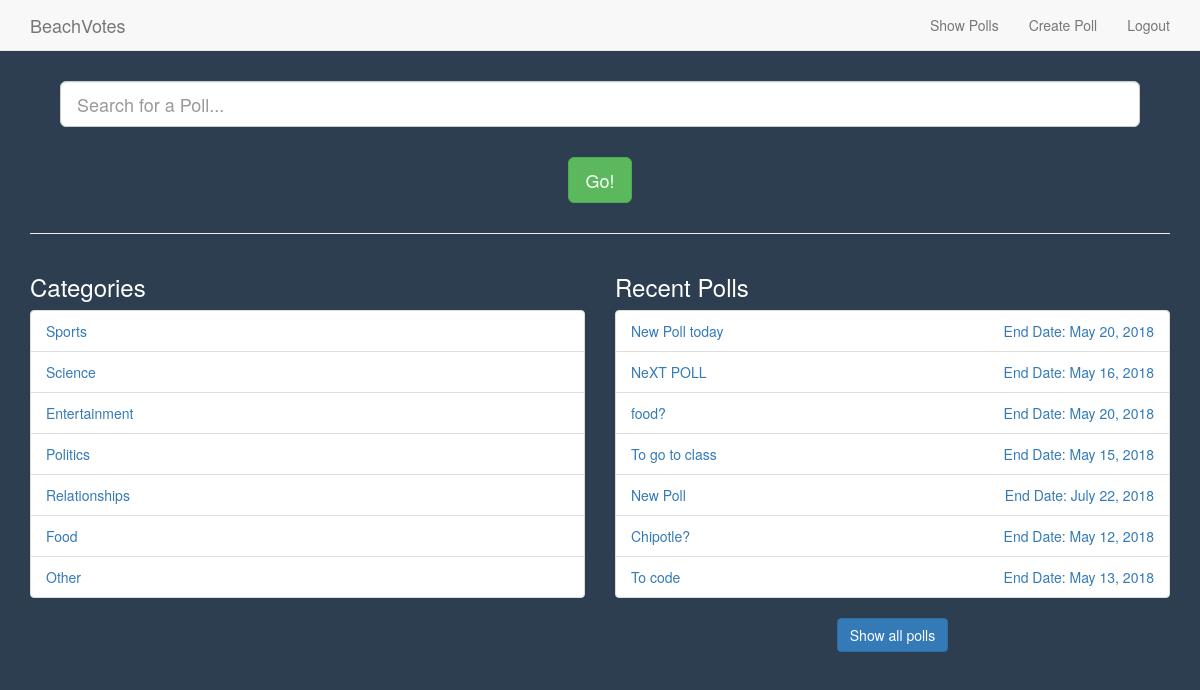
/poll/show_polls (signed in), run on an earlier commit of the app's database.
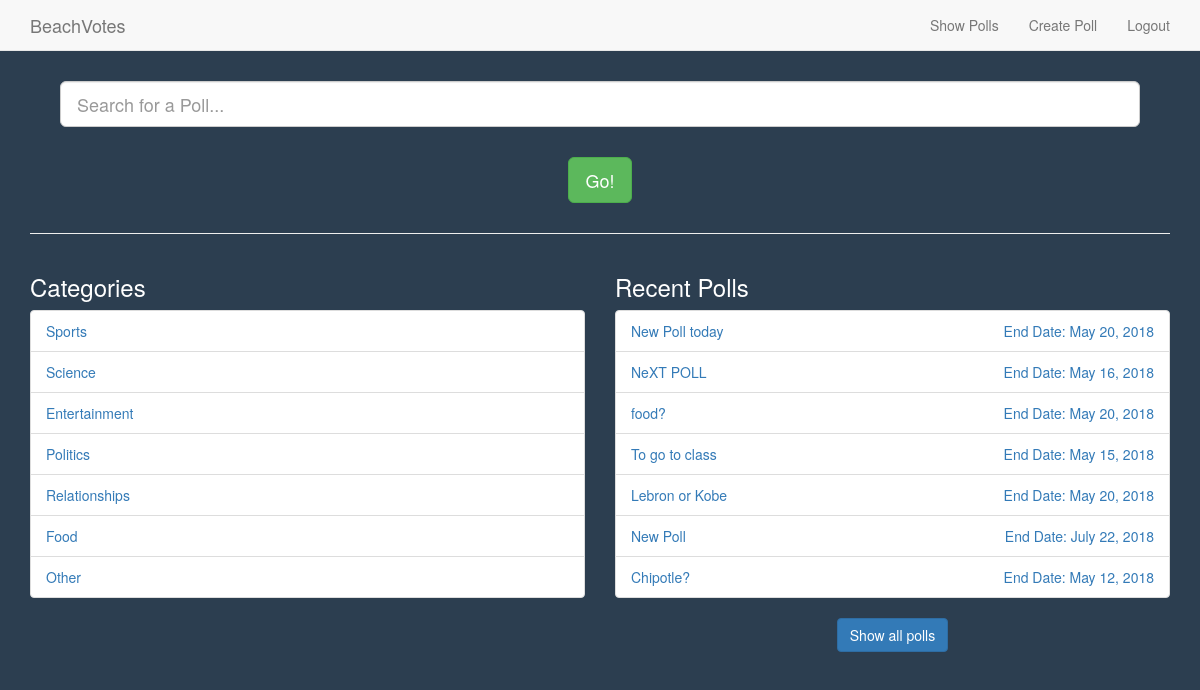
And on a later commit of the database.
### poll/models.py (models this page shows, shortened)
class Category(models.Model):
    group_name = models.CharField(max_length = 50, unique = True, null = False)
    def __init__(self, *args, **kwargs):
        models.Model.__init__(self, *args, **kwargs)
    class Meta:
        verbose_name_plural = 'Categories'

class Poll(models.Model):
    category = models.ForeignKey(Category, on_delete=models.CASCADE)
    poll_creator = models.ForeignKey(User, on_delete=models.CASCADE)
    title_question = models.CharField(max_length = 128, unique = True, null = False)
    start_date = models.DateField(default = datetime.date.today, null = False)
    end_date =  models.DateField(default = datetime.date.today() + datetime.timedelta(days=1),
                                 null = False)
    def __init__(self, *args, **kwargs):
        models.Model.__init__(self, *args, **kwargs)

### poll/views.py (the view)
@login_required
def show_polls(request):
    categories = Category.objects.all()
    polls = Poll.objects.order_by('-start_date')[:7]
    context_dict = { 'categories' : categories }
    context_dict['polls'] = polls
    return render(request, 'poll/show_polls.html', context_dict)

### templates/poll/show_polls.html (shortened to what this page needs)
{% extends 'poll/base.html' %}
{% load staticfiles %}
{% block body_block %}
<div class="container">
  <div class="text-center" style="margin: 30px;">
    <form method='post' action="{% url 'search_polls' %}">
      <input type="text" class="form-control input-lg center-block" name="search"
        placeholder="Search for a Poll..." />
      <button name="submit" class="btn btn-lg btn-success" style="margin-top: 30px;">Go!</a>
    </form>
  </div>
  <hr />
  <div class="row">
    <div class="col-md-6">
      <h3>Categories</h3>
  {% if categories %}
      <ul class="list-group">
        {% for category in categories %}
        <li class="list-group-item">
          <a href="{% url 'view_category' category.id %}">
            {{ category.group_name }}
          </a>
        </li>
        {% endfor %}
      </ul>
      {% else %}
        <h1>No categories to show</h1>
      {% endif %}
    </div>
    <div class="col-md-6">
      <h3>Recent Polls</h3>
      {% if polls %}
        <ul class="list-group">
          {% for poll in polls %}
            <li class="list-group-item">
              <a href="{% url 'view_poll' poll.id user.id %}">
                {{ poll.title_question }}
                <p style="float: right;">End Date: {{ poll.end_date }}</p>
              </a>
            </li>
          {% endfor %}
        </ul>
        <h3 class="text-center"><a href="{% url 'view_all_polls' %}" class="btn btn-primary">Show all polls</a></h3>
      {% else %}
        <h4>No recent polls to show</h4>
      {% endif %}
    </div>
  </div>
</div>
{% endblock %}

What changed in the data, as far as the page shows it:
no longer on this page (row unchanged): Poll: title_question "To code", end_date "May 13, 2018"
added Poll: title_question "Lebron or Kobe", end_date "May 20, 2018"
